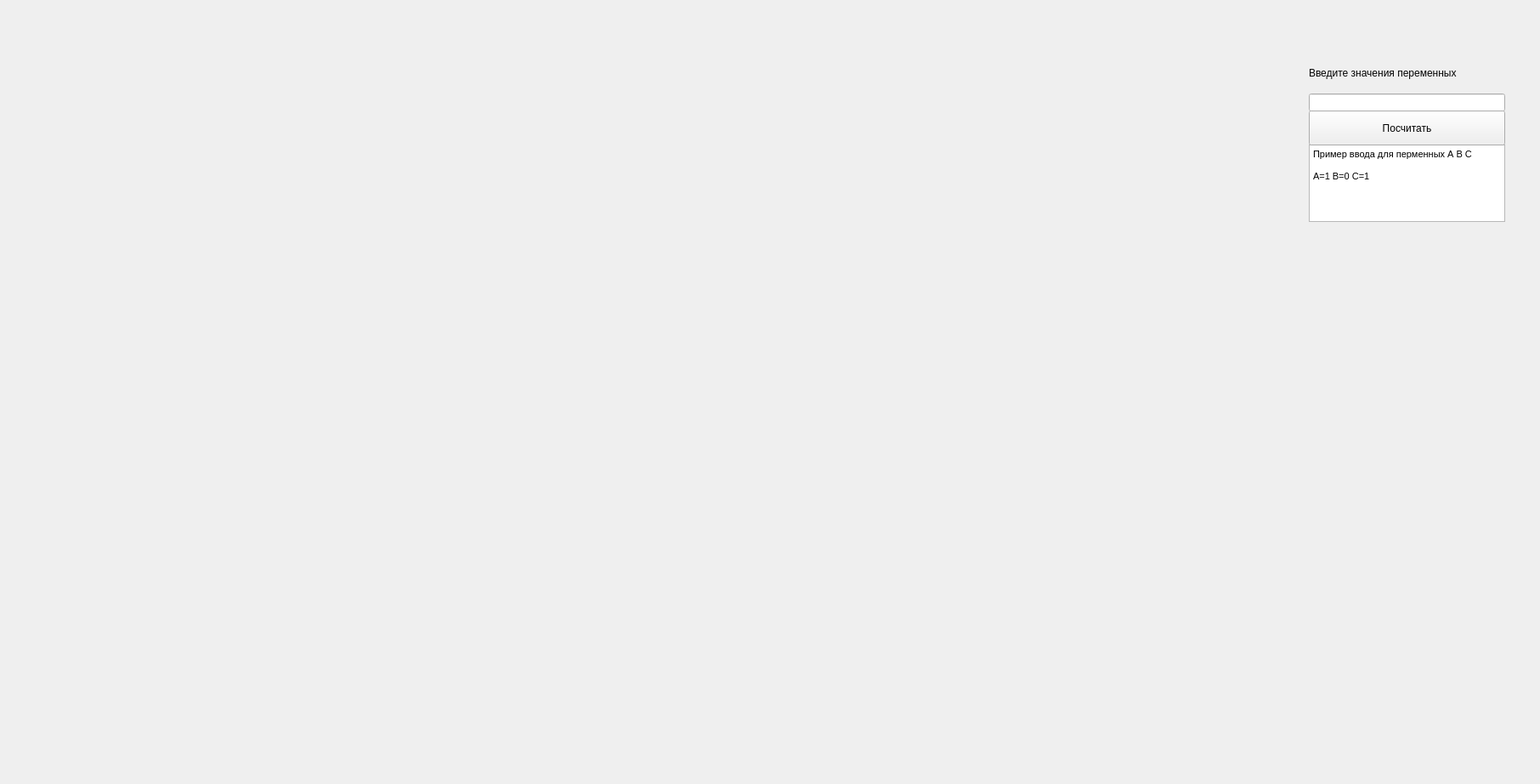
<?xml version="1.0" encoding="UTF-8"?>
<ui version="4.0">
 <class>PainterWindow</class>
 <widget class="QWidget" name="PainterWindow">
  <property name="geometry">
   <rect>
    <x>0</x>
    <y>0</y>
    <width>1812</width>
    <height>922</height>
   </rect>
  </property>
  <property name="windowTitle">
   <string>PainterWindow</string>
  </property>
  <widget class="QLineEdit" name="lineEdit">
   <property name="geometry">
    <rect>
     <x>1540</x>
     <y>110</y>
     <width>231</width>
     <height>21</height>
    </rect>
   </property>
  </widget>
  <widget class="QLabel" name="label">
   <property name="geometry">
    <rect>
     <x>1540</x>
     <y>70</y>
     <width>261</width>
     <height>31</height>
    </rect>
   </property>
   <property name="text">
    <string>Введите значения переменных</string>
   </property>
  </widget>
  <widget class="QTextBrowser" name="textBrowser">
   <property name="geometry">
    <rect>
     <x>1540</x>
     <y>170</y>
     <width>231</width>
     <height>91</height>
    </rect>
   </property>
   <property name="html">
    <string>&lt;!DOCTYPE HTML PUBLIC &quot;-//W3C//DTD HTML 4.0//EN&quot; &quot;http://www.w3.org/TR/REC-html40/strict.dtd&quot;&gt;
&lt;html&gt;&lt;head&gt;&lt;meta name=&quot;qrichtext&quot; content=&quot;1&quot; /&gt;&lt;style type=&quot;text/css&quot;&gt;
p, li { white-space: pre-wrap; }
&lt;/style&gt;&lt;/head&gt;&lt;body style=&quot; font-family:'MS Shell Dlg 2'; font-size:8pt; font-weight:400; font-style:normal;&quot;&gt;
&lt;p style=&quot; margin-top:0px; margin-bottom:0px; margin-left:0px; margin-right:0px; -qt-block-indent:0; text-indent:0px;&quot;&gt;Пример ввода для перменных А В С&lt;br /&gt;&lt;/p&gt;
&lt;p style=&quot; margin-top:0px; margin-bottom:0px; margin-left:0px; margin-right:0px; -qt-block-indent:0; text-indent:0px;&quot;&gt;A=1 B=0 C=1&lt;/p&gt;&lt;/body&gt;&lt;/html&gt;</string>
   </property>
  </widget>
  <widget class="QPushButton" name="pushButton">
   <property name="geometry">
    <rect>
     <x>1540</x>
     <y>130</y>
     <width>231</width>
     <height>41</height>
    </rect>
   </property>
   <property name="text">
    <string>Посчитать</string>
   </property>
  </widget>
 </widget>
 <layoutdefault spacing="6" margin="11"/>
 <resources/>
 <connections/>
</ui>
